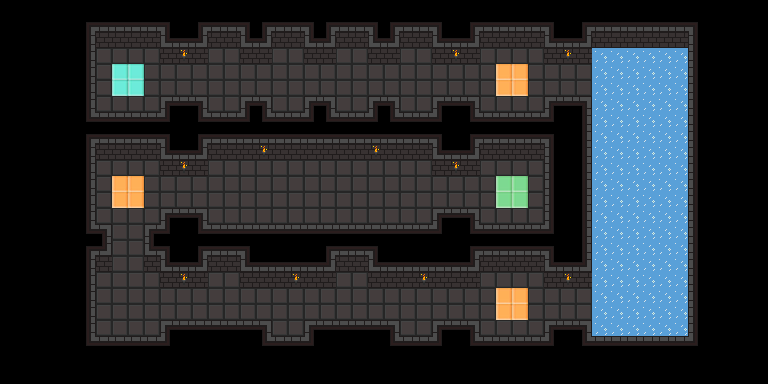

Tiled map render using the project's own tile images. Description and the map definition, with tile-layer contents summarised, below:
An orthogonal 48x24 tile map with 16x16 px tiles, 1 tile layer (Tile Layer 1), 4 tilesets and 48 objects.

<map version="1.4" tiledversion="1.4.3" orientation="orthogonal" renderorder="right-down" width="48" height="24" tilewidth="16" tileheight="16" infinite="0" nextlayerid="3" nextobjectid="55">
 <properties>
  <property name="description" value="Easy exhibit" />
 </properties>
 <tileset firstgid="1" source="../tileset_dungeon.tsx" />
 <tileset firstgid="65" source="../tileset_common.tsx" />
 <tileset firstgid="96" source="../tileset_talisman.tsx" />
 <tileset firstgid="112" source="../tileset_floaty.tsx" />
 <layer id="1" name="Tile Layer 1" width="48" height="24">
  <data>[1152 cells, 780 non-empty, 19 distinct tile ids]</data>
 </layer>
 <objectgroup id="2" name="Object Layer 1">
  <object id="1" template="../templates/spawn.tx" x="128" y="80" />
  <object id="2" template="../templates/checkpoint.tx" x="496" y="64" width="32" height="32" />
  <object id="4" template="../templates/checkpoint.tx" x="496" y="288" width="32" height="32" />
  <object id="5" template="../templates/checkpoint.tx" x="112" y="176" width="32" height="32" />
  <object id="6" template="../templates/goal.tx" x="496" y="176" />
  <object id="7" template="../templates/line.tx" x="124" y="54.994">
   <polyline points="100,49.006 100,1.006" />
  </object>
  <object id="8" template="../templates/line.tx" x="220" y="148">
   <polyline points="68,-44 68,-92" />
  </object>
  <object id="9" template="../templates/line.tx" x="332" y="-41.006">
   <polyline points="20.0003,145.006 20.0003,97.006" />
  </object>
  <object id="10" template="../templates/line.tx" x="388" y="-37.006">
   <polyline points="28.0003,141.006 28.0003,93.006" />
  </object>
  <object id="11" template="../templates/ball.tx" x="216" y="112">
   <properties>
    <property name="line" type="object" value="7" />
    <property name="speed" type="float" value="100" />
   </properties>
  </object>
  <object id="12" template="../templates/ball.tx" x="280" y="64">
   <properties>
    <property name="line" type="object" value="8" />
    <property name="speed" type="float" value="100" />
   </properties>
  </object>
  <object id="13" template="../templates/ball.tx" x="344" y="112">
   <properties>
    <property name="line" type="object" value="9" />
    <property name="speed" type="float" value="100" />
   </properties>
  </object>
  <object id="14" template="../templates/ball.tx" x="408" y="64">
   <properties>
    <property name="line" type="object" value="10" />
    <property name="speed" type="float" value="100" />
   </properties>
  </object>
  <object id="16" template="../templates/coin.tx" x="248" y="88" />
  <object id="17" template="../templates/coin.tx" x="312" y="88" />
  <object id="18" template="../templates/coin.tx" x="376" y="88" />
  <object id="19" template="../templates/position.tx" x="640" y="96" />
  <object id="20" template="../templates/ball.tx" x="664" y="104">
   <properties>
    <property name="center" type="object" value="19" />
    <property name="line" type="object" value="0" />
    <property name="speed" type="float" value="90" />
   </properties>
  </object>
  <object id="21" template="../templates/ball.tx" x="632" y="136">
   <properties>
    <property name="center" type="object" value="19" />
    <property name="line" type="object" value="0" />
    <property name="speed" type="float" value="90" />
   </properties>
  </object>
  <object id="22" template="../templates/ball.tx" x="600" y="104">
   <properties>
    <property name="center" type="object" value="19" />
    <property name="line" type="object" value="0" />
    <property name="speed" type="float" value="90" />
   </properties>
  </object>
  <object id="23" template="../templates/ball.tx" x="632" y="72">
   <properties>
    <property name="center" type="object" value="19" />
    <property name="line" type="object" value="0" />
    <property name="speed" type="float" value="90" />
   </properties>
  </object>
  <object id="24" template="../templates/position.tx" x="640" y="192" />
  <object id="25" template="../templates/ball.tx" x="664" y="200">
   <properties>
    <property name="center" type="object" value="24" />
    <property name="line" type="object" value="0" />
    <property name="speed" type="float" value="-90" />
   </properties>
  </object>
  <object id="26" template="../templates/ball.tx" x="632" y="232">
   <properties>
    <property name="center" type="object" value="24" />
    <property name="line" type="object" value="0" />
    <property name="speed" type="float" value="-90" />
   </properties>
  </object>
  <object id="27" template="../templates/ball.tx" x="600" y="200">
   <properties>
    <property name="center" type="object" value="24" />
    <property name="line" type="object" value="0" />
    <property name="speed" type="float" value="-90" />
   </properties>
  </object>
  <object id="28" template="../templates/ball.tx" x="632" y="168">
   <properties>
    <property name="center" type="object" value="24" />
    <property name="line" type="object" value="0" />
    <property name="speed" type="float" value="-90" />
   </properties>
  </object>
  <object id="29" template="../templates/coin.tx" x="664" y="328" />
  <object id="31" template="../templates/coin.tx" x="600" y="72" />
  <object id="32" template="../templates/coin.tx" x="600" y="248" />
  <object id="34" template="../templates/coin.tx" x="664" y="152" />
  <object id="35" template="../templates/position.tx" x="640" y="284" />
  <object id="36" template="../templates/ball.tx" x="664" y="292">
   <properties>
    <property name="center" type="object" value="35" />
    <property name="line" type="object" value="0" />
    <property name="speed" type="float" value="90" />
   </properties>
  </object>
  <object id="37" template="../templates/ball.tx" x="632" y="324">
   <properties>
    <property name="center" type="object" value="35" />
    <property name="line" type="object" value="0" />
    <property name="speed" type="float" value="90" />
   </properties>
  </object>
  <object id="38" template="../templates/ball.tx" x="600" y="292">
   <properties>
    <property name="center" type="object" value="35" />
    <property name="line" type="object" value="0" />
    <property name="speed" type="float" value="90" />
   </properties>
  </object>
  <object id="39" template="../templates/ball.tx" x="632" y="260">
   <properties>
    <property name="center" type="object" value="35" />
    <property name="line" type="object" value="0" />
    <property name="speed" type="float" value="90" />
   </properties>
  </object>
  <object id="40" template="../templates/line.tx" x="186.817" y="344">
   <polyline points="5.1834,-40 261.183,-40" />
  </object>
  <object id="42" template="../templates/line.tx" x="220" y="144">
   <polyline points="5.18344,23.4563 196,24" />
  </object>
  <object id="43" template="../templates/line.tx" x="220" y="168">
   <polyline points="5.18344,23.4563 196,24" />
  </object>
  <object id="44" template="../templates/line.tx" x="220" y="192">
   <polyline points="5.18344,23.4563 196,24" />
  </object>
  <object id="45" template="../templates/ball.tx" x="216" y="176">
   <properties>
    <property name="line" type="object" value="42" />
    <property name="speed" type="float" value="75" />
   </properties>
  </object>
  <object id="46" template="../templates/ball.tx" x="408" y="200">
   <properties>
    <property name="line" type="object" value="43" />
    <property name="speed" type="float" value="-75" />
   </properties>
  </object>
  <object id="47" template="../templates/ball.tx" x="216" y="224">
   <properties>
    <property name="line" type="object" value="44" />
    <property name="speed" type="float" value="75" />
   </properties>
  </object>
  <object id="48" template="../templates/coin.tx" x="264" y="184" />
  <object id="49" template="../templates/coin.tx" x="360" y="184" />
  <object id="50" template="../templates/coin.tx" x="312" y="200" />
  </objectgroup>
</map>
<!-- 3 of 48 objects omitted -->
